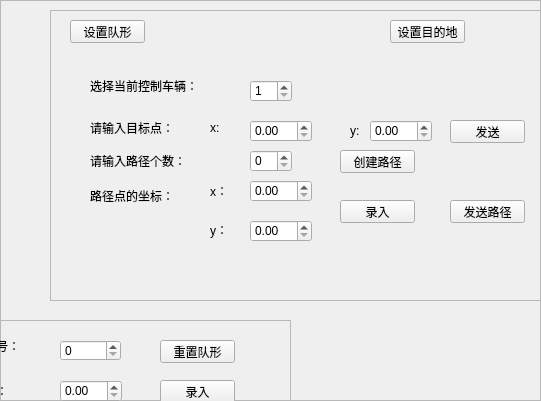
   <widget class="QFrame" name="followframe">
    <property name="geometry">
     <rect>
      <x>70</x>
      <y>170</y>
      <width>541</width>
      <height>401</height>
     </rect>
    </property>
    <property name="frameShape">
     <enum>QFrame::StyledPanel</enum>
    </property>
    <property name="frameShadow">
     <enum>QFrame::Raised</enum>
    </property>
    <widget class="QPushButton" name="PBtnSetFormation">
     <property name="geometry">
      <rect>
       <x>70</x>
       <y>20</y>
       <width>75</width>
       <height>23</height>
      </rect>
     </property>
     <property name="text">
      <string>设置队形</string>
     </property>
    </widget>
    <widget class="QPushButton" name="PBtnSetDestination">
     <property name="geometry">
      <rect>
       <x>390</x>
       <y>20</y>
       <width>75</width>
       <height>23</height>
      </rect>
     </property>
     <property name="text">
      <string>设置目的地</string>
     </property>
    </widget>
    <widget class="QFrame" name="goalframe">
     <property name="geometry">
      <rect>
       <x>50</x>
       <y>10</y>
       <width>511</width>
       <height>291</height>
      </rect>
     </property>
     <property name="frameShape">
      <enum>QFrame::StyledPanel</enum>
     </property>
     <property name="frameShadow">
      <enum>QFrame::Raised</enum>
     </property>
     <widget class="QLabel" name="label_11">
      <property name="geometry">
       <rect>
        <x>40</x>
        <y>110</y>
        <width>111</width>
        <height>16</height>
       </rect>
      </property>
      <property name="text">
       <string>请输入目标点：</string>
      </property>
     </widget>
     <widget class="QLabel" name="label_12">
      <property name="geometry">
       <rect>
        <x>160</x>
        <y>110</y>
        <width>21</width>
        <height>16</height>
       </rect>
      </property>
      <property name="text">
       <string>x:</string>
      </property>
     </widget>
     <widget class="QDoubleSpinBox" name="doubleSpinBox">
      <property name="geometry">
       <rect>
        <x>200</x>
        <y>110</y>
        <width>62</width>
        <height>22</height>
       </rect>
      </property>
      <property name="singleStep">
       <double>0.500000000000000</double>
      </property>
     </widget>
     <widget class="QLabel" name="label_13">
      <property name="geometry">
       <rect>
        <x>300</x>
        <y>110</y>
        <width>21</width>
        <height>21</height>
       </rect>
      </property>
      <property name="text">
       <string>y:</string>
      </property>
     </widget>
     <widget class="QDoubleSpinBox" name="doubleSpinBox_4">
      <property name="geometry">
       <rect>
        <x>320</x>
        <y>110</y>
        <width>62</width>
        <height>22</height>
       </rect>
      </property>
      <property name="singleStep">
       <double>0.500000000000000</double>
      </property>
     </widget>
     <widget class="QLabel" name="label_16">
      <property name="geometry">
       <rect>
        <x>40</x>
        <y>140</y>
        <width>101</width>
        <height>21</height>
       </rect>
      </property>
      <property name="text">
       <string>请输入路径个数：</string>
      </property>
     </widget>
     <widget class="QSpinBox" name="spinBox">
      <property name="geometry">
       <rect>
        <x>200</x>
        <y>140</y>
        <width>42</width>
        <height>22</height>
       </rect>
      </property>
     </widget>
     <widget class="QPushButton" name="pushButton_22">
      <property name="geometry">
       <rect>
        <x>290</x>
        <y>140</y>
        <width>75</width>
        <height>23</height>
       </rect>
      </property>
      <property name="text">
       <string>创建路径</string>
      </property>
     </widget>
     <widget class="QLabel" name="label_17">
      <property name="geometry">
       <rect>
        <x>40</x>
        <y>170</y>
        <width>101</width>
        <height>31</height>
       </rect>
      </property>
      <property name="text">
       <string>路径点的坐标：</string>
      </property>
     </widget>
     <widget class="QLabel" name="label_18">
      <property name="geometry">
       <rect>
        <x>160</x>
        <y>170</y>
        <width>21</width>
        <height>21</height>
       </rect>
      </property>
      <property name="text">
       <string>x：</string>
      </property>
     </widget>
     <widget class="QLabel" name="label_41">
      <property name="geometry">
       <rect>
        <x>160</x>
        <y>210</y>
        <width>21</width>
        <height>20</height>
       </rect>
      </property>
      <property name="text">
       <string>y：</string>
      </property>
     </widget>
     <widget class="QDoubleSpinBox" name="doubleSpinBox_lujingx">
      <property name="geometry">
       <rect>
        <x>200</x>
        <y>170</y>
        <width>62</width>
        <height>22</height>
       </rect>
      </property>
      <property name="singleStep">
       <double>0.500000000000000</double>
      </property>
     </widget>
     <widget class="QDoubleSpinBox" name="doubleSpinBox_lujingy">
      <property name="geometry">
       <rect>
        <x>200</x>
        <y>210</y>
        <width>62</width>
        <height>22</height>
       </rect>
      </property>
      <property name="singleStep">
       <double>0.500000000000000</double>
      </property>
     </widget>
     <widget class="QPushButton" name="pushButton_23">
      <property name="geometry">
       <rect>
        <x>290</x>
        <y>190</y>
        <width>75</width>
        <height>23</height>
       </rect>
      </property>
      <property name="text">
       <string>录入</string>
      </property>
     </widget>
     <widget class="QPushButton" name="pushButton_25">
      <property name="geometry">
       <rect>
        <x>400</x>
        <y>110</y>
        <width>75</width>
        <height>23</height>
       </rect>
      </property>
      <property name="text">
       <string>发送</string>
      </property>
     </widget>
     <widget class="QLabel" name="label_42">
      <property name="geometry">
       <rect>
        <x>40</x>
        <y>60</y>
        <width>111</width>
        <height>31</height>
       </rect>
      </property>
      <property name="text">
       <string>选择当前控制车辆：</string>
      </property>
     </widget>
     <widget class="QSpinBox" name="spinBox_currentUGV">
      <property name="geometry">
       <rect>
        <x>200</x>
        <y>70</y>
        <width>42</width>
        <height>22</height>
       </rect>
      </property>
      <property name="minimum">
       <number>1</number>
      </property>
     </widget>
     <widget class="QPushButton" name="taskPathSendButton">
      <property name="geometry">
       <rect>
        <x>400</x>
        <y>190</y>
        <width>75</width>
        <height>23</height>
       </rect>
      </property>
      <property name="text">
       <string>发送路径</string>
      </property>
     </widget>
    </widget>
    <widget class="QFrame" name="duixingframe">
     <property name="geometry">
      <rect>
       <x>-180</x>
       <y>320</y>
       <width>471</width>
       <height>460</height>
      </rect>
     </property>
     <property name="frameShape">
      <enum>QFrame::StyledPanel</enum>
     </property>
     <property name="frameShadow">
      <enum>QFrame::Raised</enum>
     </property>
     <widget class="QLabel" name="label_10">
      <property name="geometry">
       <rect>
        <x>80</x>
        <y>10</y>
        <width>151</width>
        <height>31</height>
       </rect>
      </property>
      <property name="text">
       <string>请输入第一辆车编号：</string>
      </property>
     </widget>
     <widget class="QPushButton" name="pushButton_20">
      <property name="geometry">
       <rect>
        <x>340</x>
        <y>60</y>
        <width>75</width>
        <height>23</height>
       </rect>
      </property>
      <property name="text">
       <string>录入</string>
      </property>
     </widget>
     <widget class="QSpinBox" name="spinBox_bianhao">
      <property name="geometry">
       <rect>
        <x>240</x>
        <y>20</y>
        <width>61</width>
        <height>21</height>
       </rect>
      </property>
     </widget>
     <widget class="QLabel" name="label_15">
      <property name="geometry">
       <rect>
        <x>80</x>
        <y>60</y>
        <width>121</width>
        <height>21</height>
       </rect>
      </property>
      <property name="text">
       <string>请输入第一个间距：</string>
      </property>
     </widget>
     <widget class="QDoubleSpinBox" name="doubleSpinBox_jianju">
      <property name="geometry">
       <rect>
        <x>240</x>
        <y>60</y>
        <width>62</width>
        <height>22</height>
       </rect>
      </property>
      <property name="singleStep">
       <double>0.300000000000000</double>
      </property>
     </widget>
     <widget class="QPushButton" name="sendFormationButton_2">
      <property name="geometry">
       <rect>
        <x>340</x>
        <y>100</y>
        <width>75</width>
        <height>23</height>
       </rect>
      </property>
      <property name="text">
       <string>发送队形</string>
      </property>
     </widget>
     <widget class="QPushButton" name="resetFormationButton_2">
      <property name="geometry">
       <rect>
        <x>340</x>
        <y>20</y>
        <width>75</width>
        <height>23</height>
       </rect>
      </property>
      <property name="text">
       <string>重置队形</string>
      </property>
     </widget>
     <widget class="QPushButton" name="pushButton_58">
      <property name="geometry">
       <rect>
        <x>80</x>
        <y>190</y>
        <width>111</width>
        <height>41</height>
       </rect>
      </property>
      <property name="text">
       <string>发送</string>
      </property>
     </widget>
     <widget class="QPushButton" name="pushButton_59">
      <property name="geometry">
       <rect>
        <x>80</x>
        <y>230</y>
        <width>111</width>
        <height>41</height>
       </rect>
      </property>
      <property name="text">
       <string>取消发送</string>
      </property>
     </widget>
     <widget class="QLabel" name="label_40">
      <property name="geometry">
       <rect>
        <x>80</x>
        <y>110</y>
        <width>131</width>
        <height>41</height>
       </rect>
      </property>
      <property name="text">
       <string>控制飞机：</string>
      </property>
     </widget>
     <widget class="QSpinBox" name="spinBox_UAVbianhao">
      <property name="geometry">
       <rect>
        <x>90</x>
        <y>150</y>
        <width>81</width>
        <height>31</height>
       </rect>
      </property>
      <property name="minimum">
       <number>1</number>
      </property>
     </widget>
     <widget class="QLabel" name="label_41">
      <property name="geometry">
       <rect>
        <x>210</x>
        <y>130</y>
        <width>51</width>
        <height>21</height>
       </rect>
      </property>
      <property name="text">
       <string>单元类型：</string>
      </property>
     </widget>
     <widget class="QComboBox" name="comboBox_danyuan">
      <property name="geometry">
       <rect>
        <x>270</x>
        <y>130</y>
        <width>81</width>
        <height>22</height>
       </rect>
      </property>
      <item>
       <property name="text">
        <string>GV</string>
       </property>
      </item>
      <item>
       <property name="text">
        <string>AV</string>
       </property>
      </item>
     </widget>
     <widget class="QLabel" name="label_42">
      <property name="geometry">
       <rect>
        <x>210</x>
        <y>170</y>
        <width>51</width>
        <height>21</height>
       </rect>
      </property>
      <property name="text">
       <string>角度(°)：</string>
      </property>
     </widget>
     <widget class="QDoubleSpinBox" name="doubleSpinBox_jiaodu">
      <property name="geometry">
       <rect>
        <x>270</x>
        <y>170</y>
        <width>81</width>
        <height>22</height>
       </rect>
      </property>
      <property name="minimum">
       <double>-180.000000000000000</double>
      </property>
      <property name="maximum">
       <double>180.000000000000000</double>
      </property>
     </widget>
    </widget>
   </widget>
